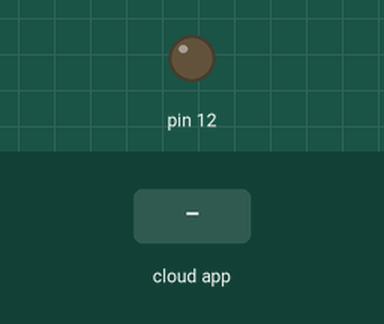
Recording of a sketch running on a simulated Arduino Uno, built with avr-gcc and run on an emulated ATmega328P. Shown: output pins drawn as LEDs (lit = HIGH). The test bench sets the inputs (shaded band). The ROS host is connected and sends only what is stated.

Above: at 1.2 s.
1.3 s: the phone or cloud app sets relay1_state to 45
At 2.5 s:
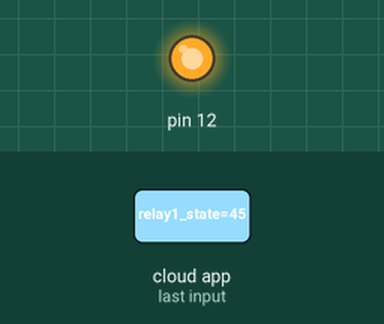
2.8 s: the phone or cloud app sets relay1_state to 0
At 3.8 s:
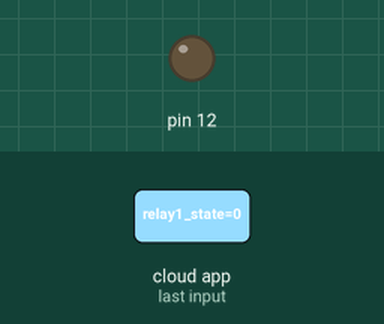
4.3 s: the phone or cloud app sets relay1_state to 90
At 4.9 s:
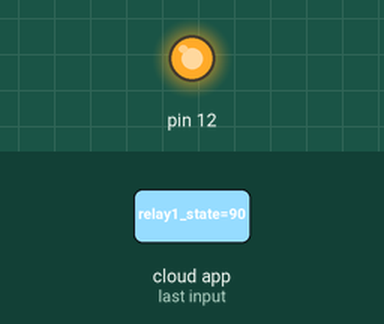
Timing chart, 0 to 7.3 s (numbered marks = the images above; inputs shaded):
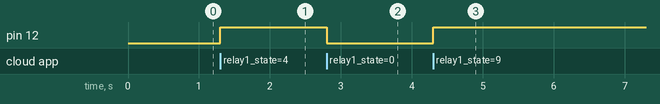

Measured:
- after the input at 1.3 s, pin 12: LOW → HIGH at once
- after the input at 2.8 s, pin 12: HIGH → LOW at once
- after the input at 4.3 s, pin 12: LOW → HIGH at once

The sketch:

rosserial_arduino_relay_toggle.ino
```cpp
/*
 * rosserial Subscriber Example
 * Blinks an LED on callback
 */

#include <ros.h>
#include <std_msgs/String.h>
#include <std_msgs/Int32.h>

ros::NodeHandle nh;
std_msgs::Int32 pushed_msg;
ros::Publisher pub_button("pushed", &pushed_msg);

void switch_relay(const std_msgs::Int32 &msg){
  if(msg.data > 0){
    digitalWrite(12, HIGH);
  }else{
    digitalWrite(12, LOW);
  }
  pushed_msg.data = msg.data;
  pub_button.publish(&pushed_msg);
}

ros::Subscriber<std_msgs::Int32> sub("relay1_state", &switch_relay );

void setup()
{
  pinMode(12, OUTPUT);
  nh.initNode();
  nh.subscribe(sub);
  nh.advertise(pub_button);
}

void loop()
{
  nh.spinOnce();

  delay(1);
}
```
